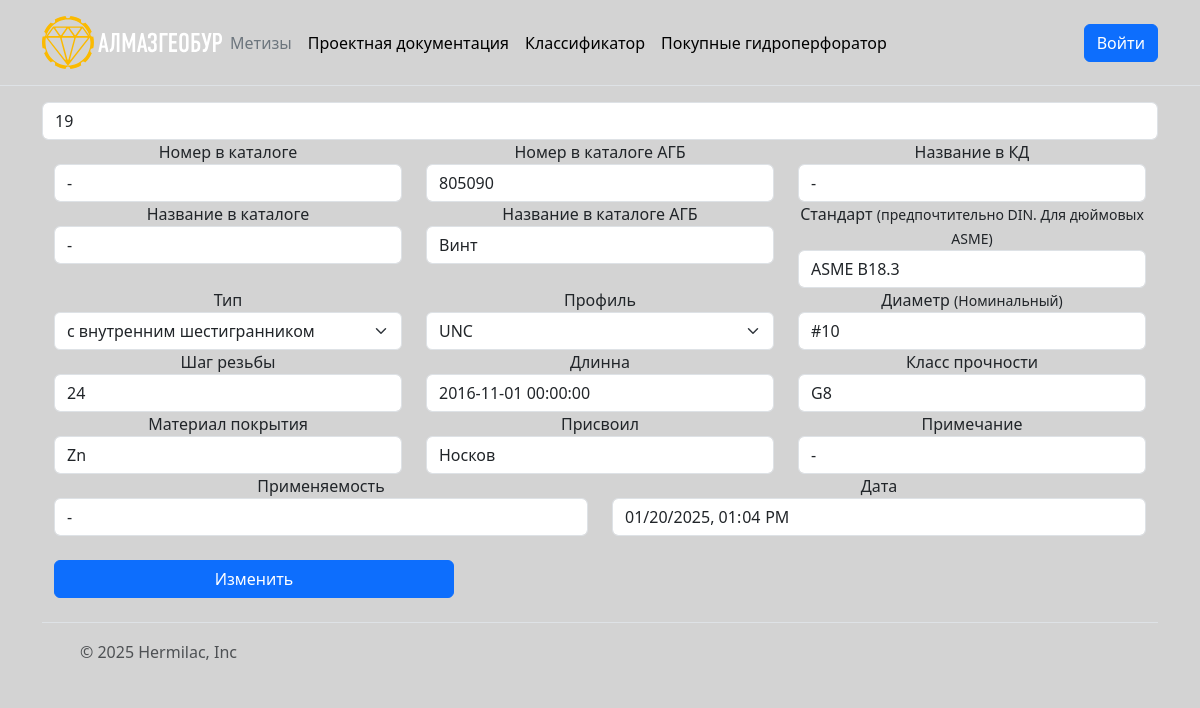
Screenshot of /metizes/patch/19 with the database file from the repository.
### tables this page shows
CREATE TABLE Metizes(
    id INTEGER PRIMARY KEY,
    number_in_catalog TEXT,
    number_in_catalog_agb TEXT,
    name_in_catalog TEXT,
    name_in_kd TEXT,
    name_in_catalog_agb TEXT,
    standard TEXT,
    type TEXT,
    profile TEXT,
    diameter_nominal TEXT,
    step TEXT,
    length TEXT,
    accuracy TEXT,
    material_or_coverage TEXT,
    assigned TEXT,
    note TEXT,
    applicability TEXT,
    date TEXT);

### search/metizes/views.py (the view)
@router.get('/patch/{metiz_id}')
def edit_metiz(request: Request, metiz_id: int):
    current_date_time = datetime.now().strftime("%Y-%m-%dT%H:%M")
    item = db.search_item_by_index(metiz_id)[0]
    result_item = MetizBase(
        id=int(item[0]),
        number_in_catalog=item[1],
        number_in_catalog_agb=item[2],
        name_in_catalog=item[3],
        name_in_kd=item[4],
        name_in_catalog_agb=item[5],
        standard=item[6],
        type=item[7],
        profile=item[8],
        diameter_nominal=item[9],
        step=item[10],
        length=item[11],
        accuracy=item[12],
        material_or_coverage=item[13],
        assigned=item[14],
        note=item[15],
        applicability=item[16],
        date=item[17]
    )
    return templates.TemplateResponse('patch.html',
                                      {'request': request, 'current_datetime': current_date_time, "item": result_item})

### templates/patch.html (shortened to what this page needs)
{% extends 'base.html' %}
{% block content %}
<div class="container">
    <form action="/metizes/patch" method="POST">
        <input type="text" name="id" placeholder="id" class="form-control"
               value="{{ item.id }}" readonly/>
        <div class="container text-center">
            <div class="row">
                <div class="col">
                    <label>Номер в каталоге</label>
                    <input type="text" name="number_in_catalog" placeholder="number_in_katalog" class="form-control"
                           value="{{ item.number_in_catalog }}"/>
                </div>
                <div class="col">
                    <label>Номер в каталоге АГБ</label>
                    <input type="text" name="number_in_catalog_agb" placeholder="number_in_katalog_agb"
                           class="form-control" value="{{ item.number_in_catalog_agb }}"/>
                </div>
                <div class="col">
                    <label>Название в КД</label>
                    <input type="text" name="name_in_kd" placeholder="name_in_kd" class="form-control"
                           value="{{ item.name_in_kd }}"/>
                </div>
            </div>
        </div>
        <div class="container text-center">
            <div class="row">
                <div class="col">
                    <label>Название в каталоге</label>
                    <input type="text" name="name_in_catalog" placeholder="name_in_katalog" class="form-control"
                           value="{{ item.name_in_catalog }}"/>
                </div>
                <div class="col">
                    <label>Название в каталоге АГБ</label>
                    <input type="text" name="name_in_catalog_agb" placeholder="name_in_katalog_agb"
                           class="form-control" value="{{ item.name_in_catalog_agb }}"/>
                </div>
                <div class="col">
                    <label>Стандарт
                        <small>(предпочтительно DIN. Для дюймовых ASME)</small></label>
                    <input type="text" name="standard" placeholder="standard" class="form-control"
                           value="{{ item.standard }}"/>
                </div>
            </div>
        </div>
        <div class="container text-center">
            <div class="row">
                <div class="col">
                    <label>Тип</label>
                    <select class="form-select" aria-label="Default select example" id="type" name="type" typeof="text">
                        <option value="{{ item.type }}" selected>{{ item.type }}</option>
                    </select>
                </div>
                <div class="col">
                    <label>Профиль</label>
                    <select class="form-select" aria-label="Default select example" id="profile" name="profile"
                            typeof="text">
                        <option value="{{ item.profile }}" selected> {{ item.profile }}</option>
                    </select>
                </div>
                <div class="col">
                    <label>Диаметр <small>(Номинальный)</small></label>
                    <input type="text" name="diameter_nominal" placeholder="diameter" class="form-control"
                           value="{{item.diameter_nominal}}"/>
                </div>
            </div>
        </div>
        <div class="container text-center">
            <div class="row">
                <div class="col">
                    <label>Шаг резьбы</label>
                    <input type="text" name="step" placeholder="step" class="form-control" value="{{item.step}}"/>
                </div>
                <div class="col">
                    <label>Длинна</label>
                    <input type="text" name="length" placeholder="length" class="form-control" value="{{item.length}}"/>
                </div>
                <div class="col">
                    <label>Класс прочности</label>
                    <input type="text" name="accuracy" placeholder="accuracy" class="form-control"
                           value="{{item.accuracy}}"/>
                </div>
            </div>
        </div>
        <div class="container text-center">
            <div class="row">
                <div class="col">
                    <label>Материал покрытия</label>
                    <input type="text" name="material_or_coverage" placeholder="material" class="form-control"
                           value="{{item.material_or_coverage}}"/>
                </div>
                <div class="col">
                    <label>Присвоил</label>
                    <input required type="text" name="assigned" placeholder="assigned"
                           class="form-control" value="{{item.assigned}}"/>
                </div>
                <div class="col">
                    <label>Примечание</label>
                    <input type="text" name="note" placeholder="note" class="form-control" value="{{item.note}}"/>
                </div>
            </div>
        </div>
        <div class="container text-center">
            <div class="row">
                <div class="col">
                    <label>Применяемость</label>
                    <input type="text" name="applicability" placeholder="applicability" class="form-control"
                           value="{{item.applicability}}"/>
                </div>
                <div class="col">
                    <label>Дата</label>
                    <input type="datetime-local" name="date" placeholder="date"
                           class="form-control" value="{{ current_datetime }}" readonly/>
                </div>
            </div>
        </div>
        <br>
        <div class="container">
            <button class="btn btn-primary" style="width: 400px">Изменить</button>
        </div>
    </form>
</div>
{% endblock content %}

### templates/base.html (style rules this page uses)
body { background-color: #D3D3D3; }

### rows the page displays
Metizes: id "19", number_in_catalog "-", number_in_catalog_agb "805090", name_in_kd "-", name_in_catalog "-", name_in_catalog_agb "Винт", standard "ASME B18.3", type "с внутренним шестигранником", profile "UNC", diameter_nominal "#10", step "24", length "2016-11-01 00:00:00", accuracy "G8", material_or_coverage "Zn", assigned "Носков", note "-", applicability "-"
